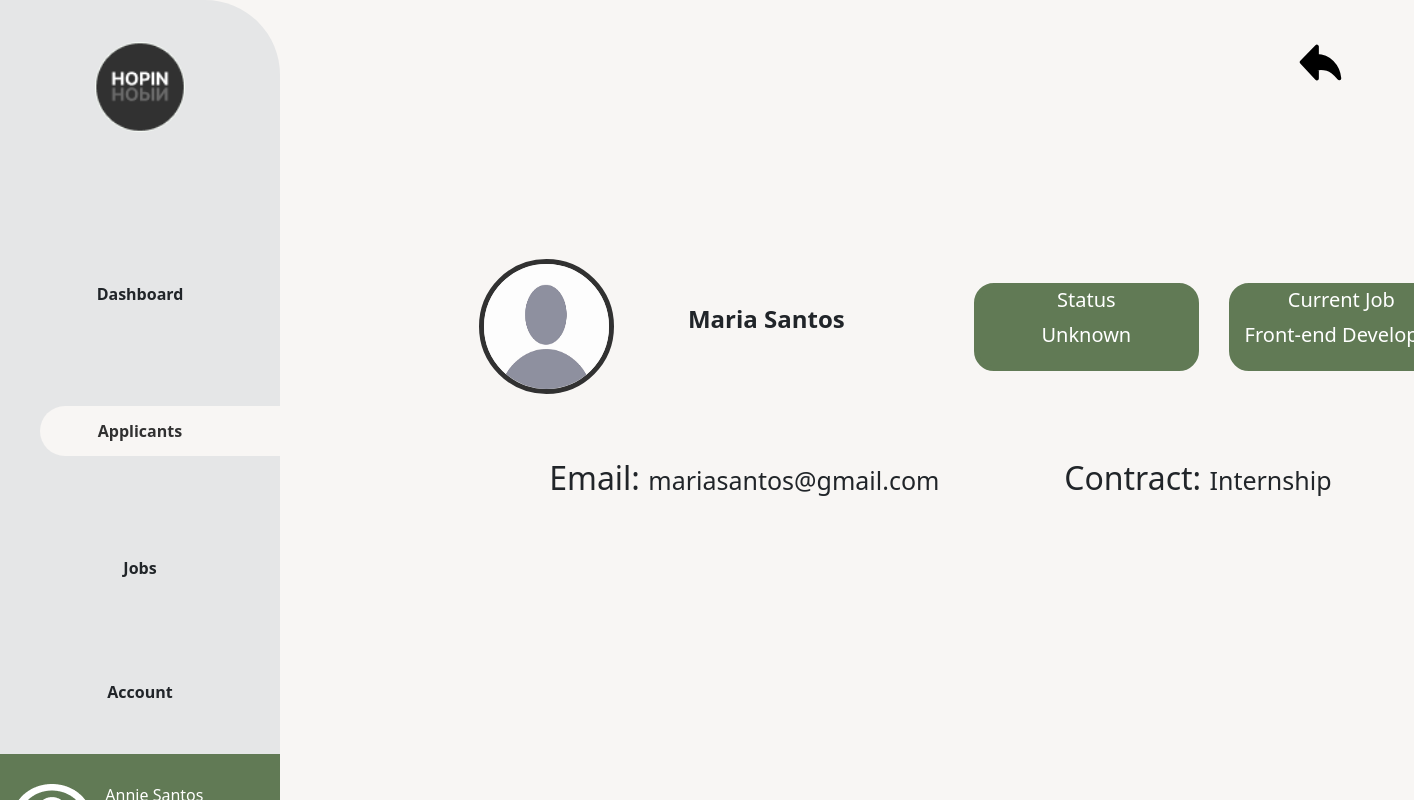
Page /hopin/html/applicprofile.php?applicantid=1 (signed in) on the committed database.
### tables this page shows
CREATE TABLE `applicants` (
  `Applicant_id` int(11) NOT NULL,
  `Applicant_name` varchar(255) NOT NULL,
  `Applicant_email` varchar(255) NOT NULL,
  `Applicant_job` varchar(255) NOT NULL,
  `Date_applied` date DEFAULT curdate(),
  `fileInput` blob NOT NULL
);

### hopin/html/applicprofile.php (the view, shortened to what this page needs)
<?php
include("../connections.php");
function getJobContract($jobcontract) {
    global $connections;
    $jobcontract = $connections->real_escape_string($jobcontract);
    $sql = "SELECT Job_contract FROM jobs WHERE Job_title = '$jobcontract'";
    $result = $connections->query($sql);
    if ($result && $result->num_rows > 0) {
        $row = $result->fetch_assoc();
        return $row["Job_contract"];
    }
    return "N/A";
}
function getJobStatus($statusId) {
    global $connections;
    $statusId = $connections->real_escape_string($statusId);
    $sql = "SELECT Job_status FROM jobs WHERE Job_title = '$statusId'";
    $result = $connections->query($sql);
    return "Unknown";
}
$name_query = "SELECT * FROM login WHERE id = '".$_SESSION['USER_ID']."'";
$name_query_run = mysqli_query($connections, $name_query);
if($name_query_run->num_rows > 0){
    $row = $name_query_run->fetch_assoc();
?>
<!DOCTYPE html>
<html lang="en">
<head>
    <link href="https://cdn.jsdelivr.net/npm/bootstrap@5.3.0/dist/css/bootstrap.min.css" rel="stylesheet">
    <link rel="stylesheet" href="https://cdnjs.cloudflare.com/ajax/libs/font-awesome/6.4.0/css/all.min.css" />
    <link rel="stylesheet" href="..\css\applicprofile.css">
</head>
<body>
    <div class="sidebar d-flex flex-column flex-shrink-0 p-3" style="width: 280px;">
        <img class="logo-sidebar" src="..\images\Logo.png" alt="">
        <ul class="nav nav-pills flex-column mb-auto mt-1 fw-bold">
            <li class="nav-item my-3">
                <a href="..\html\dashboard.php" class="nav-link link-dark" aria-current="page">
                Dashboard
                </a>
            </li>
            <li class="nav-item my-3">
                <a href="..\html\applicants.php" class="nav-link active d-flex align-items-center justify-content-center">
                Applicants
                </a>
            </li>
            <li class="nav-item my-3">
                <a href="..\html\jobs.php" class="nav-link link-dark">
                Jobs
                </a>
            </li>
            <li class="nav-item my-3">
                <a href="..\html\account.php" class="nav-link link-dark">
                Account
                </a>
            </li>
        </ul>
        <div class="custom-div row">
            <div class="col-4 iconUser-container">
                <img class="iconUser d-flex justify-content-center align-items-center mt-2" src="..\images\svg\icnUser.png" alt="">
            </div>
            <div class="col-8 d-flex justify-content-center flex-column flex-grow-1 mt-2 userDetails">
                <h6><?php echo $row['firstname'] . " " . $row['lastname']; ?></h6>
                <p><?php echo $row['role']; } ?></p>
            </div>
        </div>
    </div>
            <section class="main container">
                <div class="content">
                    <div class="back">
                        <a class="link-offset-2 link-offset-3-hover link-underline link-underline-opacity-0 link-underline-opacity-75-hover text-black" href="applicants.php">
                        </a>
                    </div>
                    <div class="headd d-flex align-items-center justify-content-between">
                        <div class="profile">
                            <img src="..\images\blankprofile.png" class="rounded-circle" alt="#">
                        </div>
                        <div class="name">
                            <p class="text-align-start fs-4">
                                <?php
                                $applicantid = $_GET['applicantid'];
                                $sqlapplicant = "SELECT * FROM applicants WHERE Applicant_id = $applicantid";
                                $resultjapplicant = $connections->query($sqlapplicant);
                                $row = mysqli_fetch_assoc($resultjapplicant);
                                echo $row["Applicant_name"];
                                ?>
                            </p>
                        </div>
                        <div class="d-flex flex-row">
                            <div class="status ">
                                <h2>Status</h2>
                                <p class="fs-2"><?php echo getJobStatus($row["Applicant_job"]); ?></p>
                            </div>
                            <div class="current ">
                                <h2>Current Job</h2>
                                <p class="fs-2"><?php echo $row["Applicant_job"] ?></p>
                            </div>
                        </div>
                    </div>
                    <div class="lower-details">
                        <div class=" d-flex flex-row">
                            <div>
                                <h2>Email: <span><?php echo $row["Applicant_email"] ?></span></h2>
                            </div>
                            <div>
                                <h2>Contract: <span><?php echo getJobContract($row["Applicant_job"])?></span></h2>
                            </div>
                        </div>
                    </div>
                </div>
            </section>
</body>
</html>

### hopin/css/applicprofile.css (style rules this page uses)
body { background-color: #F8F6F4 !important; }
.sidebar { position:fixed; height: 100vh; border-top-right-radius: 75px !important; background-color: #E5E6E7 !important; }
.my-3 { margin: 50px 0 !important; }
.mt-1 { margin-top: 100px !important; }
.mt-2 { margin-top: 30px !important; }
.custom-div { background-color: #617A55; height: 131px; margin: 0; padding: 0; }
.sidebar { padding: 0 !important; }
.nav-link { text-align: center !important; padding: 0 !important; }
.logo-sidebar { width: 90px; height: auto; margin-top: 42px; margin-left: 95px; }
.active { height: 50px !important; color: #313131 !important; background-color: #F8F6F4 !important; border-radius: 65px 0 0 65px !important; text-align: center !important; margin-left: 40px !important; padding-right: 40px !important; }
.iconUser-container { height: 100%; }
.userDetails { color: #FFFFFF !important; }
.profile img { border: solid 5px #313131; }
.profile { align-content: center; width: 40%; }
.profile img { width: 135px; height: 135px; }
.status, .current, .skills, .exp, .fields { border: solid 5px #617a55; margin: 15px; border-radius: 20px; }
.status, .current { color: white; background-color: #617a55; text-align: center; width: 25% }
.main { margin-left: 22%; padding-bottom: 100px; }
.content { display: flex; flex-direction: column; align-items: center; justify-content: center; text-align: center; padding-top: 20%; }
.headd { margin-left: 20%; margin-right: 25.5%; width: 80%; }
.name { font-weight: 700; font-size: 24px; line-height: 29px; display: flex; }
.profile, .status, .current, .name { width: 25%; }
.status, .current { height: auto; width: 225px; font-size: 14px; }
.status h2, .status p, .current h2, .current p { font-size: 20px !important; }
.current { margin-right: 0; }
.back { position: absolute; right: 5%; top: 5%; }
.lower-details { margin-top: 5%; width: 70%; }
.lower-details > div >div { width: 100%; }
.lower-details span { font-size: 25px; }

### rows in the picture
applicants: Applicant_name "Maria Santos", Applicant_job "Front-end…", Applicant_email "mariasantos@gmail.com"

### other values in the picture
getJobStatus($row["Applicant_job"]) "Unknown"
getJobContract($row["Applicant_job"]) "Internship"
